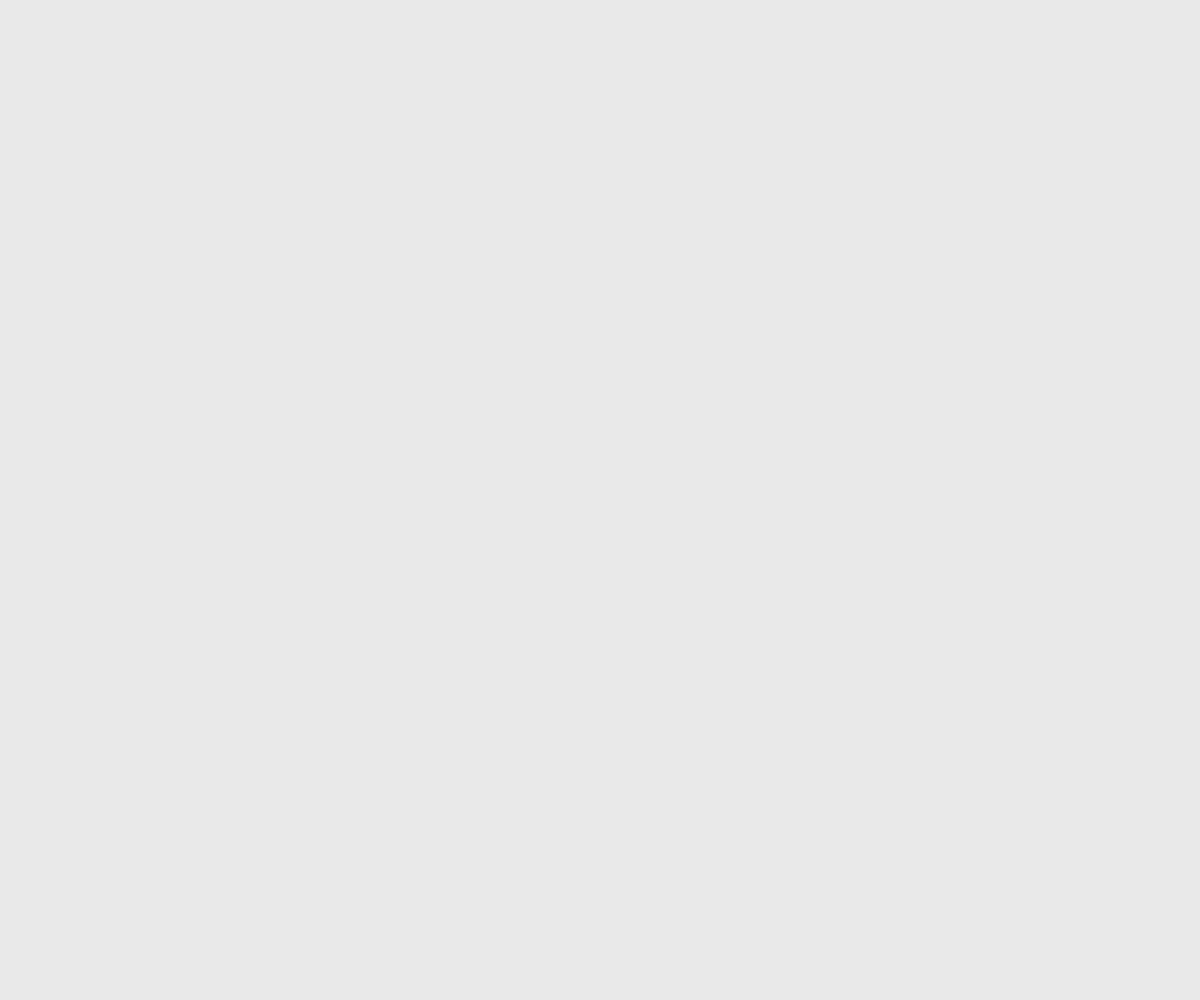
Frame 1 (no input)
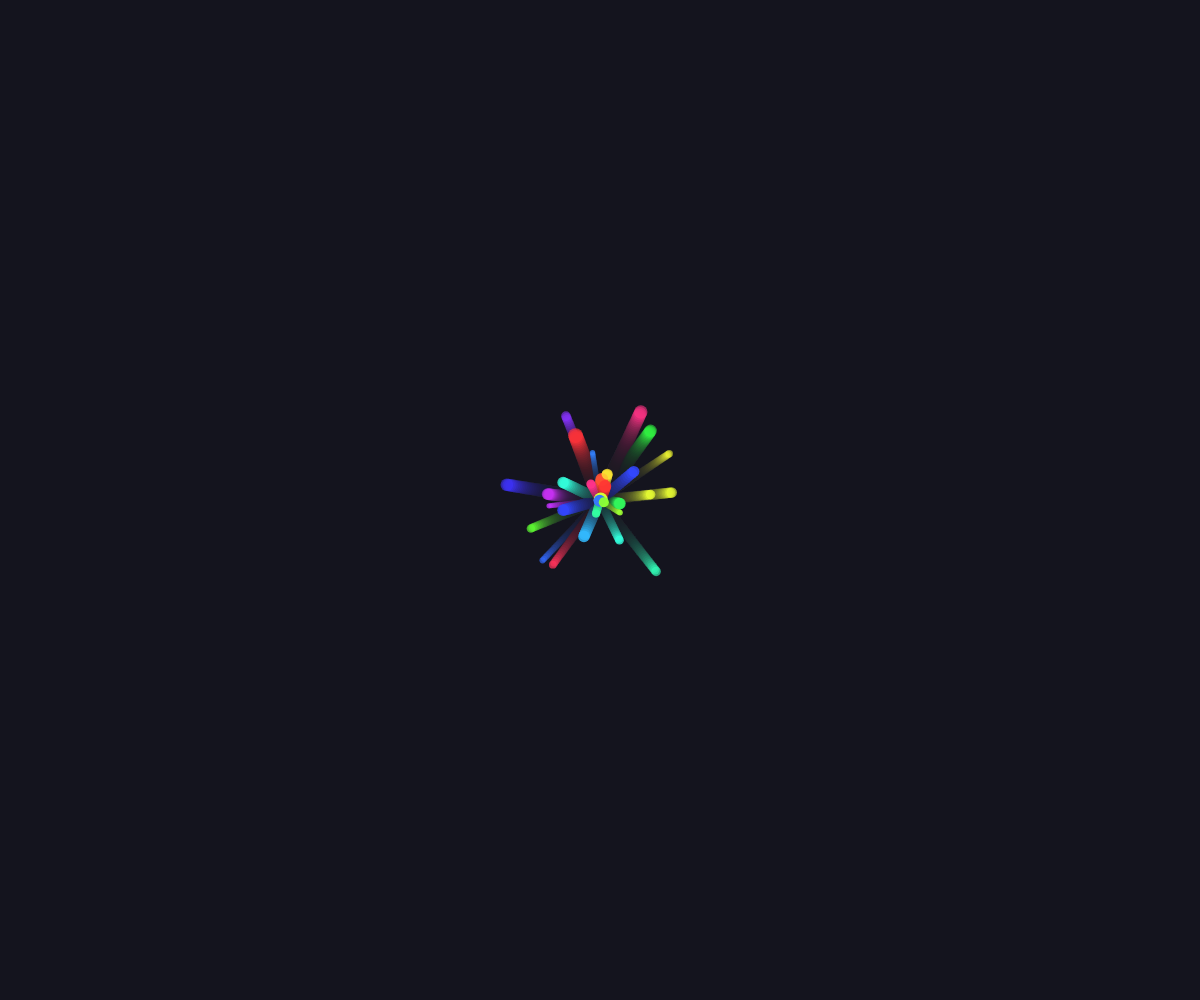
Frame 60 (no input)
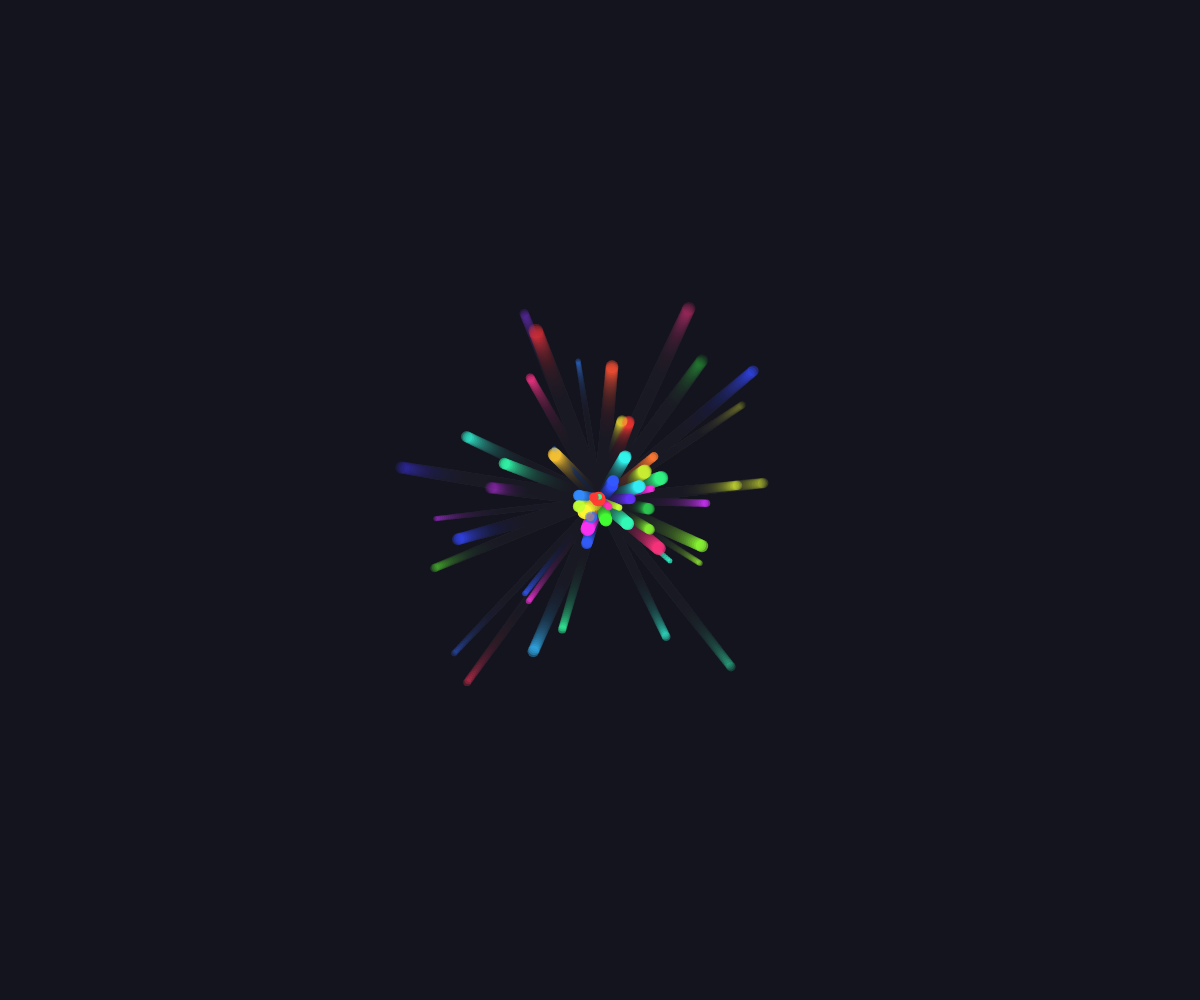
Frame 120 (the mouse pressed at the canvas centre since frame 60)

The p5.js sketch that drew these frames (run headless with seeded random() and noise() and a simulated clock; from frame 60 on, the mouse is pressed at the canvas centre):

// p5.js sketch
// ── sketch.js
let particles = [];

function setup() {
  createCanvas(windowWidth, windowHeight);
}

function draw() {
  background(20, 20, 30, 25);

  // 新しいパーティクルを追加
  if (frameCount % 2 === 0) {
    particles.push({
      x: width / 2,
      y: height / 2,
      vx: random(-2, 2),
      vy: random(-2, 2),
      life: 255,
      size: random(5, 15),
      hue: random(360)
    });
  }

  // パーティクルを更新・描画
  colorMode(HSB);
  for (let i = particles.length - 1; i >= 0; i--) {
    let p = particles[i];
    p.x += p.vx;
    p.y += p.vy;
    p.life -= 2;

    fill(p.hue, 80, 100, p.life / 255);
    noStroke();
    ellipse(p.x, p.y, p.size);

    if (p.life <= 0) {
      particles.splice(i, 1);
    }
  }
  colorMode(RGB);
}

function windowResized() {
  resizeCanvas(windowWidth, windowHeight);
}
